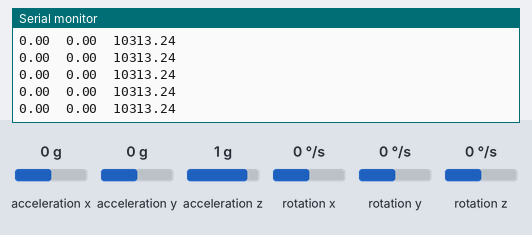
This sketch was run on a simulated Arduino Nano 33 IoT. On the bench: the last lines printed to the serial monitor. The test bench sets the inputs (shaded band); at power-on: acceleration x 0 g, acceleration y 0 g, acceleration z 1 g, rotation x 0 °/s, rotation y 0 °/s, rotation z 0 °/s.

Above: at 1.2 s.
1.3 s: acceleration x set to -1.4 g
At 2.0 s:
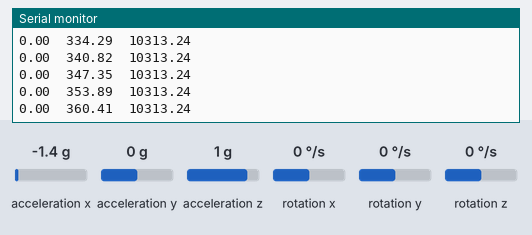
2.8 s: acceleration y set to -1.4 g
At 3.5 s:
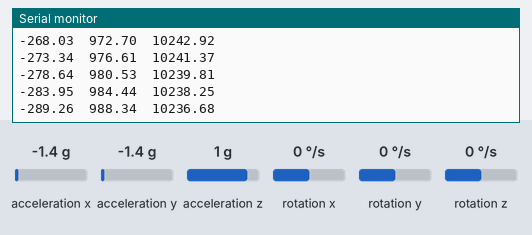
4.3 s: acceleration z set to -1.4 g
At 4.9 s:
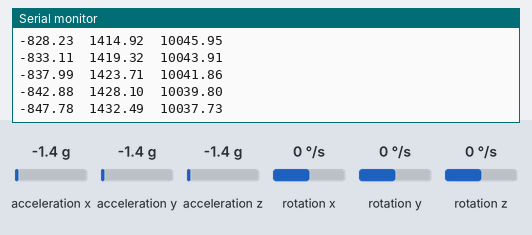
5.8 s: rotation x set to -192 °/s
At 6.4 s:
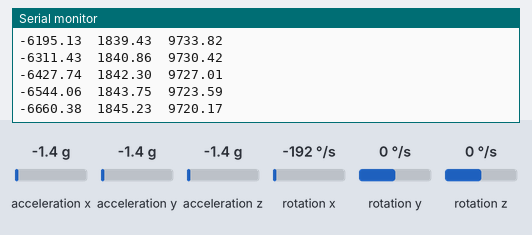
7.3 s: rotation y set to -192 °/s
At 8.2 s:
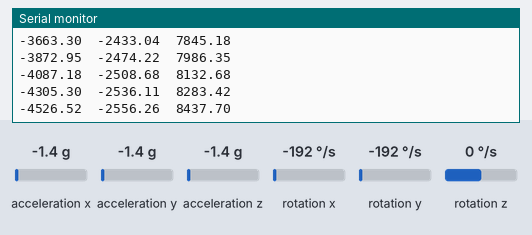
8.8 s: rotation x set to -100 °/s
At 9.4 s:
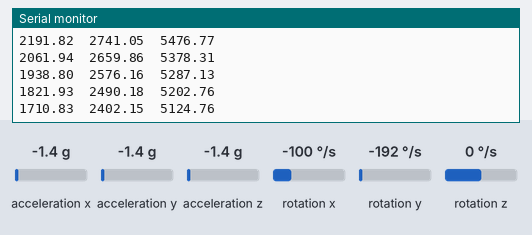
Timing chart, 0 to 11.8 s (numbered marks = the images above; inputs shaded):
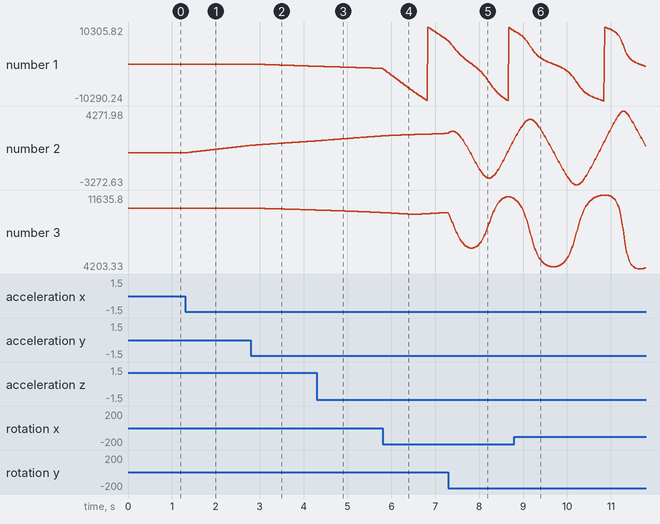

Measured:
- after the input at 1.3 s, the serial monitor: prints a new line at once (image 1)
- plotted number 2: 0 → 768.32 after the input at 1.3 s

The sketch:

MadgwickFilter.ino
```cpp
//Ethan Lim 261029610
#include <Arduino_LSM6DS3.h>
#include <MadgwickAHRS.h>

Madgwick filter;
float ax, ay, az, gx, gy, gz;


void setup() {
  Serial.begin(115200);
  if (!IMU.begin()) {
    Serial.println("Failed to initialize IMU!");
    while (1);
  }
  filter.begin(100); // Set filter update rate (e.g., 100 Hz)
}


void loop() {
  if (IMU.accelerationAvailable() && IMU.gyroscopeAvailable()) {
    IMU.readAcceleration(ax, ay, az);
    IMU.readGyroscope(gx, gy, gz);

    filter.updateIMU(gx, gy, gz, ax, ay, az);

    // Assuming the library provides methods to get roll, pitch, and yaw
    float roll = filter.getRoll();
    float pitch = filter.getPitch();
    float yaw = filter.getYaw();

    // Convert to degrees
    roll *= 180.0 / PI;
    pitch *= 180.0 / PI;
    yaw *= 180.0 / PI;

    // Normalize yaw to 0-360 degrees
    if (yaw < 0) {
      yaw += 360;
    }

    Serial.print(roll);
    Serial.print("\t");
    Serial.print(pitch);
    Serial.print("\t");
    Serial.println(yaw);

  }
  delay(10); // Adjust based on update rate
}
```
